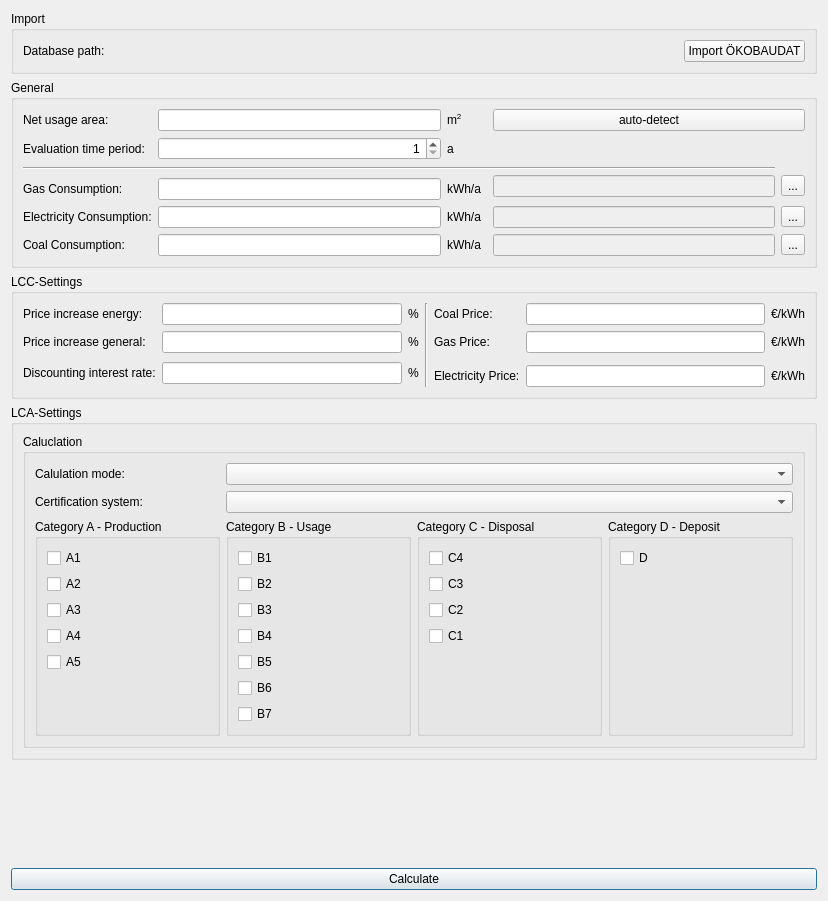
<?xml version="1.0" encoding="UTF-8"?>
<ui version="4.0">
 <class>SVLcaLccSettingsDialog</class>
 <widget class="QDialog" name="SVLcaLccSettingsDialog">
  <property name="geometry">
   <rect>
    <x>0</x>
    <y>0</y>
    <width>828</width>
    <height>901</height>
   </rect>
  </property>
  <property name="windowTitle">
   <string>LCA / LCC Settings</string>
  </property>
  <layout class="QGridLayout" name="gridLayout_4">
   <item row="2" column="0">
    <widget class="QGroupBox" name="groupBoxLccSettings">
     <property name="title">
      <string>LCC-Settings</string>
     </property>
     <layout class="QGridLayout" name="gridLayout">
      <item row="0" column="5" colspan="2">
       <widget class="QLabel" name="label_22">
        <property name="text">
         <string>Coal Price:</string>
        </property>
       </widget>
      </item>
      <item row="0" column="4" rowspan="4">
       <widget class="Line" name="line_2">
        <property name="orientation">
         <enum>Qt::Vertical</enum>
        </property>
       </widget>
      </item>
      <item row="3" column="8">
       <widget class="QtExt::ValidatingLineEdit" name="lineEditElectricityPrice"/>
      </item>
      <item row="1" column="1">
       <widget class="QtExt::ValidatingLineEdit" name="lineEditPriceIncreaseGeneral"/>
      </item>
      <item row="3" column="9">
       <widget class="QLabel" name="label_27">
        <property name="text">
         <string>€/kWh</string>
        </property>
       </widget>
      </item>
      <item row="1" column="9">
       <widget class="QLabel" name="label_26">
        <property name="text">
         <string>€/kWh</string>
        </property>
       </widget>
      </item>
      <item row="0" column="9">
       <widget class="QLabel" name="label_25">
        <property name="text">
         <string>€/kWh</string>
        </property>
       </widget>
      </item>
      <item row="2" column="2" rowspan="2" colspan="2">
       <widget class="QLabel" name="label_15">
        <property name="text">
         <string>%</string>
        </property>
       </widget>
      </item>
      <item row="2" column="1" rowspan="2">
       <widget class="QtExt::ValidatingLineEdit" name="lineEditInterestRate"/>
      </item>
      <item row="0" column="2" colspan="2">
       <widget class="QLabel" name="label_4">
        <property name="text">
         <string>%</string>
        </property>
       </widget>
      </item>
      <item row="2" column="0" rowspan="2">
       <widget class="QLabel" name="label_14">
        <property name="text">
         <string>Discounting interest rate:</string>
        </property>
       </widget>
      </item>
      <item row="0" column="1">
       <widget class="QtExt::ValidatingLineEdit" name="lineEditPriceIncreaseEnergy"/>
      </item>
      <item row="1" column="2" colspan="2">
       <widget class="QLabel" name="label_13">
        <property name="text">
         <string>%</string>
        </property>
       </widget>
      </item>
      <item row="3" column="5" colspan="3">
       <widget class="QLabel" name="label_23">
        <property name="text">
         <string>Electricity Price:</string>
        </property>
       </widget>
      </item>
      <item row="0" column="8">
       <widget class="QtExt::ValidatingLineEdit" name="lineEditCoalPrice"/>
      </item>
      <item row="1" column="8">
       <widget class="QtExt::ValidatingLineEdit" name="lineEditGasPrice"/>
      </item>
      <item row="0" column="0">
       <widget class="QLabel" name="label_2">
        <property name="text">
         <string>Price increase energy:</string>
        </property>
       </widget>
      </item>
      <item row="1" column="0">
       <widget class="QLabel" name="label_7">
        <property name="text">
         <string>Price increase general:</string>
        </property>
       </widget>
      </item>
      <item row="1" column="5">
       <widget class="QLabel" name="label_24">
        <property name="text">
         <string>Gas Price:</string>
        </property>
       </widget>
      </item>
     </layout>
    </widget>
   </item>
   <item row="5" column="0">
    <widget class="QPushButton" name="pushButtonCalculate">
     <property name="text">
      <string>Calculate</string>
     </property>
    </widget>
   </item>
   <item row="0" column="0">
    <widget class="QGroupBox" name="groupBox_4">
     <property name="title">
      <string>Import</string>
     </property>
     <layout class="QGridLayout" name="gridLayout_5" columnstretch="0,1,0">
      <item row="0" column="0">
       <widget class="QLabel" name="label_8">
        <property name="text">
         <string>Database path:</string>
        </property>
       </widget>
      </item>
      <item row="0" column="1">
       <widget class="QtExt::BrowseFilenameWidget" name="filepathOekoBauDat" native="true">
        <property name="minimumSize">
         <size>
          <width>0</width>
          <height>20</height>
         </size>
        </property>
       </widget>
      </item>
      <item row="0" column="2">
       <widget class="QPushButton" name="pushButtonImportOkoebaudat">
        <property name="text">
         <string>Import ÖKOBAUDAT</string>
        </property>
       </widget>
      </item>
     </layout>
    </widget>
   </item>
   <item row="3" column="0">
    <widget class="QGroupBox" name="groupBoxLcaSettings">
     <property name="title">
      <string>LCA-Settings</string>
     </property>
     <layout class="QGridLayout" name="gridLayout_2">
      <item row="1" column="0" colspan="3">
       <widget class="QGroupBox" name="groupBoxLcaCalc">
        <property name="title">
         <string>Caluclation</string>
        </property>
        <layout class="QGridLayout" name="gridLayout_3">
         <item row="2" column="1">
          <widget class="QGroupBox" name="groupBoxCatB">
           <property name="title">
            <string>Category B - Usage</string>
           </property>
           <layout class="QVBoxLayout" name="verticalLayout_2">
            <item>
             <widget class="QCheckBox" name="checkBoxB1">
              <property name="text">
               <string>B1</string>
              </property>
             </widget>
            </item>
            <item>
             <widget class="QCheckBox" name="checkBoxB2">
              <property name="text">
               <string>B2</string>
              </property>
             </widget>
            </item>
            <item>
             <widget class="QCheckBox" name="checkBoxB3">
              <property name="text">
               <string>B3</string>
              </property>
             </widget>
            </item>
            <item>
             <widget class="QCheckBox" name="checkBoxB4">
              <property name="text">
               <string>B4</string>
              </property>
             </widget>
            </item>
            <item>
             <widget class="QCheckBox" name="checkBoxB5">
              <property name="text">
               <string>B5</string>
              </property>
             </widget>
            </item>
            <item>
             <widget class="QCheckBox" name="checkBoxB6">
              <property name="text">
               <string>B6</string>
              </property>
             </widget>
            </item>
            <item>
             <widget class="QCheckBox" name="checkBoxB7">
              <property name="text">
               <string>B7</string>
              </property>
             </widget>
            </item>
           </layout>
          </widget>
         </item>
         <item row="2" column="3">
          <widget class="QGroupBox" name="groupBoxCatD">
           <property name="title">
            <string>Category D - Deposit</string>
           </property>
           <layout class="QVBoxLayout" name="verticalLayout_4">
            <item>
             <widget class="QCheckBox" name="checkBoxD">
              <property name="text">
               <string>D</string>
              </property>
             </widget>
            </item>
            <item>
             <spacer name="verticalSpacer_4">
              <property name="orientation">
               <enum>Qt::Vertical</enum>
              </property>
              <property name="sizeHint" stdset="0">
               <size>
                <width>20</width>
                <height>40</height>
               </size>
              </property>
             </spacer>
            </item>
           </layout>
          </widget>
         </item>
         <item row="0" column="0">
          <widget class="QLabel" name="label_11">
           <property name="text">
            <string>Calulation mode:</string>
           </property>
          </widget>
         </item>
         <item row="2" column="2">
          <widget class="QGroupBox" name="groupBoxCatC">
           <property name="title">
            <string>Category C - Disposal</string>
           </property>
           <layout class="QVBoxLayout" name="verticalLayout_3">
            <item>
             <widget class="QCheckBox" name="checkBoxC4">
              <property name="text">
               <string>C4</string>
              </property>
             </widget>
            </item>
            <item>
             <widget class="QCheckBox" name="checkBoxC3">
              <property name="text">
               <string>C3</string>
              </property>
             </widget>
            </item>
            <item>
             <widget class="QCheckBox" name="checkBoxC2">
              <property name="text">
               <string>C2</string>
              </property>
             </widget>
            </item>
            <item>
             <widget class="QCheckBox" name="checkBoxC1">
              <property name="text">
               <string>C1</string>
              </property>
             </widget>
            </item>
            <item>
             <spacer name="verticalSpacer_3">
              <property name="orientation">
               <enum>Qt::Vertical</enum>
              </property>
              <property name="sizeHint" stdset="0">
               <size>
                <width>20</width>
                <height>40</height>
               </size>
              </property>
             </spacer>
            </item>
           </layout>
          </widget>
         </item>
         <item row="2" column="0">
          <widget class="QGroupBox" name="groupBoxCatA">
           <property name="title">
            <string>Category A - Production</string>
           </property>
           <layout class="QVBoxLayout" name="verticalLayout">
            <item>
             <widget class="QCheckBox" name="checkBoxA1">
              <property name="text">
               <string>A1</string>
              </property>
              <property name="checked">
               <bool>false</bool>
              </property>
             </widget>
            </item>
            <item>
             <widget class="QCheckBox" name="checkBoxA2">
              <property name="text">
               <string>A2</string>
              </property>
              <property name="checked">
               <bool>false</bool>
              </property>
             </widget>
            </item>
            <item>
             <widget class="QCheckBox" name="checkBoxA3">
              <property name="text">
               <string>A3</string>
              </property>
              <property name="checked">
               <bool>false</bool>
              </property>
             </widget>
            </item>
            <item>
             <widget class="QCheckBox" name="checkBoxA4">
              <property name="text">
               <string>A4</string>
              </property>
             </widget>
            </item>
            <item>
             <widget class="QCheckBox" name="checkBoxA5">
              <property name="text">
               <string>A5</string>
              </property>
             </widget>
            </item>
            <item>
             <spacer name="verticalSpacer_2">
              <property name="orientation">
               <enum>Qt::Vertical</enum>
              </property>
              <property name="sizeHint" stdset="0">
               <size>
                <width>20</width>
                <height>40</height>
               </size>
              </property>
             </spacer>
            </item>
           </layout>
          </widget>
         </item>
         <item row="1" column="0">
          <widget class="QLabel" name="label_12">
           <property name="text">
            <string>Certification system:</string>
           </property>
          </widget>
         </item>
         <item row="0" column="1" colspan="3">
          <widget class="QComboBox" name="comboBoxCalculationMode"/>
         </item>
         <item row="1" column="1" colspan="3">
          <widget class="QComboBox" name="comboBoxCertificationSystem"/>
         </item>
        </layout>
       </widget>
      </item>
     </layout>
    </widget>
   </item>
   <item row="4" column="0">
    <spacer name="verticalSpacer">
     <property name="orientation">
      <enum>Qt::Vertical</enum>
     </property>
     <property name="sizeHint" stdset="0">
      <size>
       <width>20</width>
       <height>40</height>
      </size>
     </property>
    </spacer>
   </item>
   <item row="1" column="0">
    <widget class="QGroupBox" name="groupBoxGeneral">
     <property name="title">
      <string>General</string>
     </property>
     <layout class="QGridLayout" name="gridLayout_7">
      <item row="11" column="4">
       <widget class="QLineEdit" name="lineEditEpdCoal">
        <property name="enabled">
         <bool>false</bool>
        </property>
       </widget>
      </item>
      <item row="9" column="1">
       <widget class="QtExt::ValidatingLineEdit" name="lineEditElectricityConsumption"/>
      </item>
      <item row="5" column="4" rowspan="2">
       <widget class="QLineEdit" name="lineEditEpdGas">
        <property name="enabled">
         <bool>false</bool>
        </property>
       </widget>
      </item>
      <item row="9" column="2">
       <widget class="QLabel" name="label_20">
        <property name="text">
         <string>kWh/a</string>
        </property>
       </widget>
      </item>
      <item row="1" column="1">
       <widget class="QtExt::ValidatingLineEdit" name="lineEditArea">
        <property name="placeholderText">
         <string/>
        </property>
       </widget>
      </item>
      <item row="5" column="5" rowspan="2">
       <widget class="QToolButton" name="toolButtonSelectGas">
        <property name="text">
         <string>...</string>
        </property>
       </widget>
      </item>
      <item row="1" column="0">
       <widget class="QLabel" name="label_9">
        <property name="text">
         <string>Net usage area:</string>
        </property>
       </widget>
      </item>
      <item row="9" column="4">
       <widget class="QLineEdit" name="lineEditEpdElectricity">
        <property name="enabled">
         <bool>false</bool>
        </property>
       </widget>
      </item>
      <item row="9" column="5">
       <widget class="QToolButton" name="toolButtonSelectElectricity">
        <property name="text">
         <string>...</string>
        </property>
       </widget>
      </item>
      <item row="3" column="0">
       <widget class="QLabel" name="label">
        <property name="text">
         <string>Evaluation time period:</string>
        </property>
       </widget>
      </item>
      <item row="1" column="4" colspan="2">
       <widget class="QPushButton" name="pushButtonAreaDetection">
        <property name="text">
         <string>auto-detect</string>
        </property>
       </widget>
      </item>
      <item row="6" column="1">
       <widget class="QtExt::ValidatingLineEdit" name="lineEditGasConsumption"/>
      </item>
      <item row="11" column="0">
       <widget class="QLabel" name="label_18">
        <property name="text">
         <string>Coal Consumption:</string>
        </property>
       </widget>
      </item>
      <item row="9" column="0">
       <widget class="QLabel" name="label_17">
        <property name="text">
         <string>Electricity Consumption:</string>
        </property>
       </widget>
      </item>
      <item row="11" column="1">
       <widget class="QtExt::ValidatingLineEdit" name="lineEditCoalConsumption"/>
      </item>
      <item row="1" column="2">
       <widget class="QLabel" name="label_10">
        <property name="text">
         <string>m&lt;sup&gt;2&lt;/sup&gt;</string>
        </property>
       </widget>
      </item>
      <item row="6" column="0">
       <widget class="QLabel" name="label_16">
        <property name="text">
         <string>Gas Consumption:</string>
        </property>
       </widget>
      </item>
      <item row="11" column="2">
       <widget class="QLabel" name="label_21">
        <property name="text">
         <string>kWh/a</string>
        </property>
       </widget>
      </item>
      <item row="4" column="0" rowspan="2" colspan="5">
       <widget class="Line" name="line">
        <property name="orientation">
         <enum>Qt::Horizontal</enum>
        </property>
       </widget>
      </item>
      <item row="3" column="2">
       <widget class="QLabel" name="label_3">
        <property name="text">
         <string>a</string>
        </property>
       </widget>
      </item>
      <item row="11" column="5">
       <widget class="QToolButton" name="toolButtonSelectCoal">
        <property name="text">
         <string>...</string>
        </property>
       </widget>
      </item>
      <item row="6" column="2">
       <widget class="QLabel" name="label_19">
        <property name="text">
         <string>kWh/a</string>
        </property>
       </widget>
      </item>
      <item row="3" column="1">
       <widget class="QSpinBox" name="spinBoxTimePeriod">
        <property name="alignment">
         <set>Qt::AlignRight|Qt::AlignTrailing|Qt::AlignVCenter</set>
        </property>
        <property name="minimum">
         <number>1</number>
        </property>
        <property name="maximum">
         <number>200</number>
        </property>
       </widget>
      </item>
     </layout>
    </widget>
   </item>
  </layout>
 </widget>
 <customwidgets>
  <customwidget>
   <class>QtExt::ValidatingLineEdit</class>
   <extends>QLineEdit</extends>
   <header location="global">QtExt_ValidatingLineEdit.h</header>
   <slots>
    <signal>editingFinishedSuccessfully()</signal>
   </slots>
  </customwidget>
  <customwidget>
   <class>QtExt::BrowseFilenameWidget</class>
   <extends>QWidget</extends>
   <header>QtExt_BrowseFilenameWidget.h</header>
   <container>1</container>
  </customwidget>
 </customwidgets>
 <resources/>
 <connections/>
</ui>
